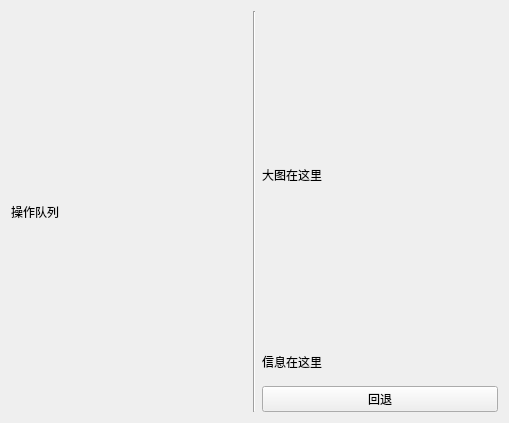
<?xml version="1.0" encoding="UTF-8"?>
<ui version="4.0">
 <class>ProcessingQueue</class>
 <widget class="QWidget" name="ProcessingQueue">
  <property name="geometry">
   <rect>
    <x>0</x>
    <y>0</y>
    <width>509</width>
    <height>423</height>
   </rect>
  </property>
  <property name="windowTitle">
   <string>ProcessingQueue</string>
  </property>
  <layout class="QHBoxLayout" name="horizontalLayout">
   <item>
    <layout class="QVBoxLayout" name="vLayoutProcessingQueue">
     <item>
      <widget class="QLabel" name="label">
       <property name="text">
        <string>操作队列</string>
       </property>
      </widget>
     </item>
    </layout>
   </item>
   <item>
    <widget class="Line" name="line">
     <property name="orientation">
      <enum>Qt::Vertical</enum>
     </property>
    </widget>
   </item>
   <item>
    <layout class="QVBoxLayout" name="verticalLayout_2" stretch="9,1,1">
     <item>
      <widget class="QLabel" name="labelPreviewImg">
       <property name="text">
        <string>大图在这里</string>
       </property>
      </widget>
     </item>
     <item>
      <widget class="QLabel" name="labelPreviewInfo">
       <property name="text">
        <string>信息在这里</string>
       </property>
      </widget>
     </item>
     <item>
      <widget class="QPushButton" name="btnBack">
       <property name="text">
        <string>回退</string>
       </property>
      </widget>
     </item>
    </layout>
   </item>
  </layout>
 </widget>
 <resources/>
 <connections/>
</ui>
